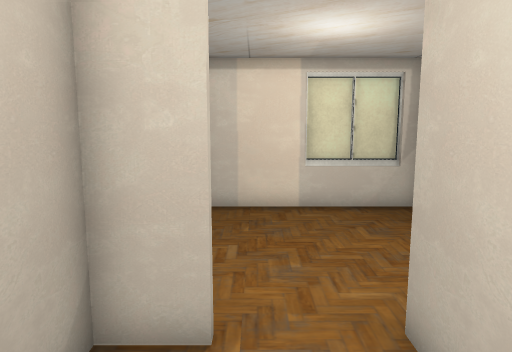
View 1 (above)

17 first-person views from a walk through a scene from a Unity 3-D project. The camera is 1.3 m above the floor, tilts 8° down and sees 70° across. The floor is counted in squares, 0.5 m on a side. Each view is taken from the middle of a square. On the plan, view 1 faces up. The plan holds only what a view shows up to about 20 squares ahead; the rest is blank. The place goes on beyond the plan. The player is left out. Some animated figures are left out. Door leaves are left out, so doorways stand open. Some surface patterns are stand-ins.

View 2
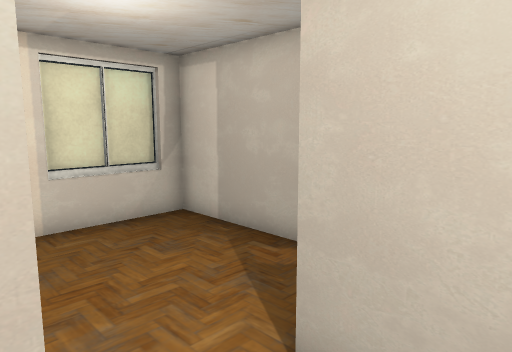

View 3
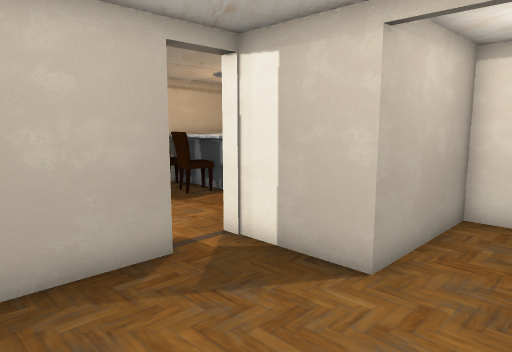

View 4
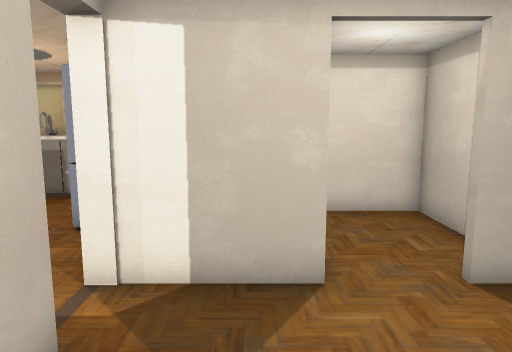

View 5
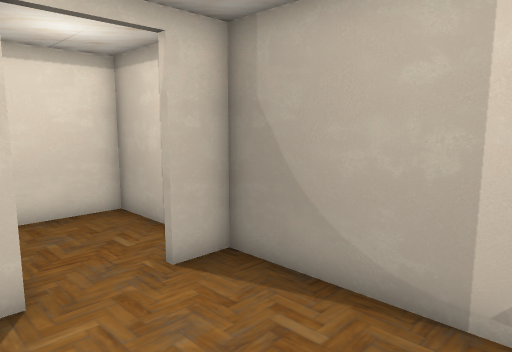

View 6
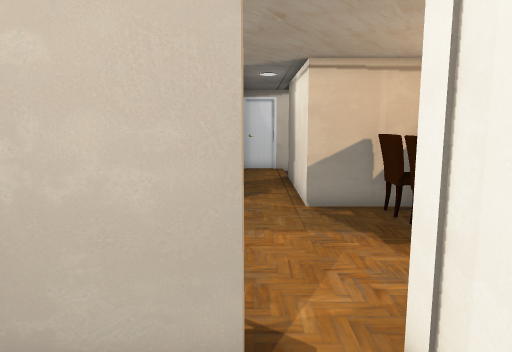

View 7
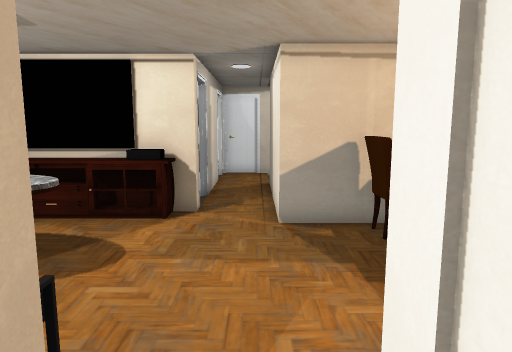

View 8
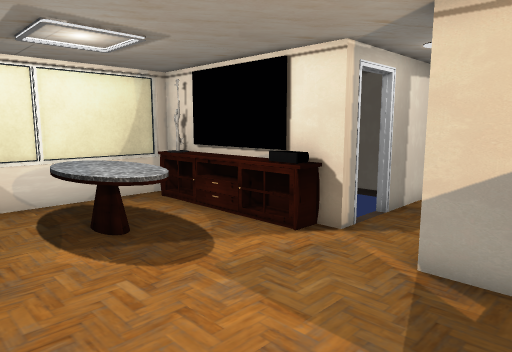

View 9
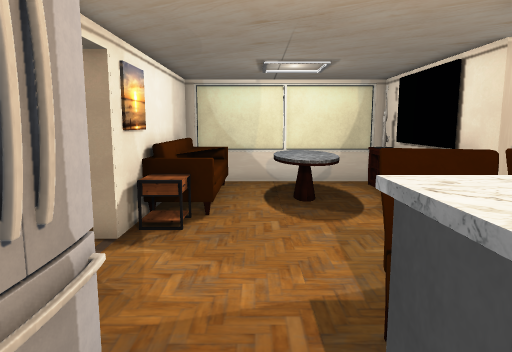

View 10
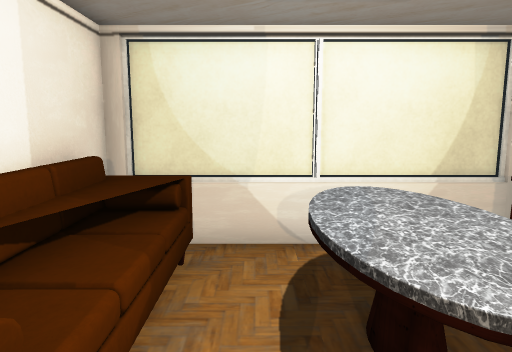

View 11
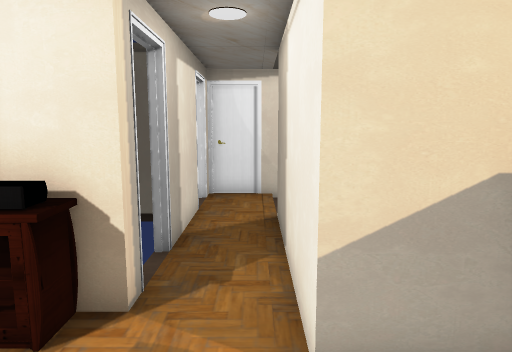

View 12
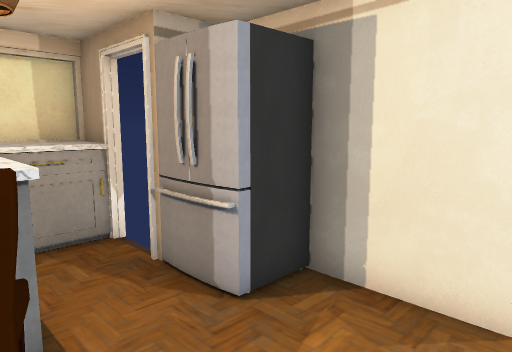

View 13
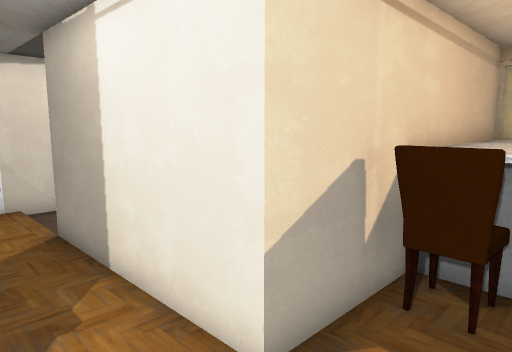

View 14
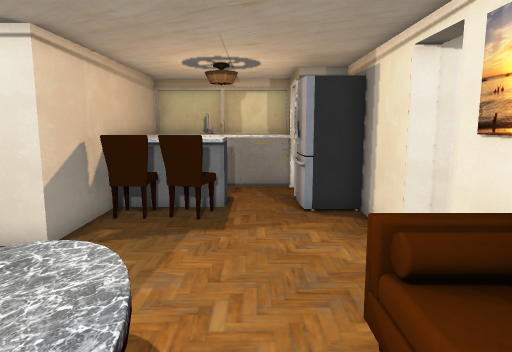

View 15
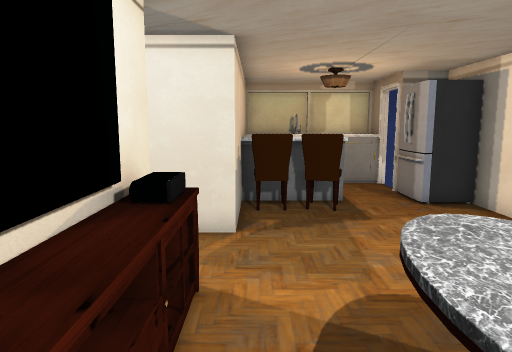

View 16
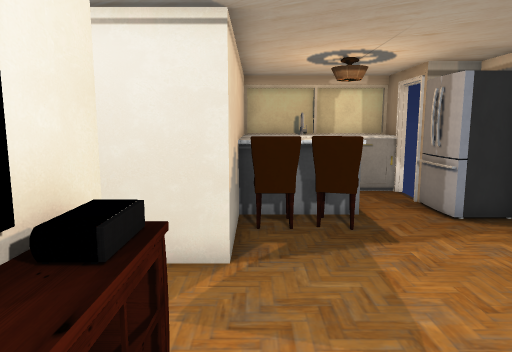

View 17
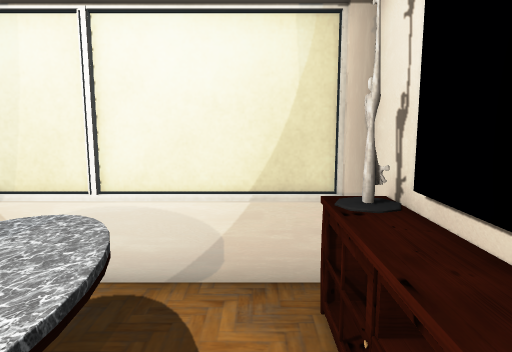

### Floor plan
Key: @ floor where view 1 was taken; # wall or solid block; . floor; D open door; = window, fence, low wall or low ledge.
Columns run from 2 left of view 1 to 24 right of it. Each row starts with its distance up from view 1.
 15          #======#
 14         ##......##
 13          ##.##..##
 12  ##########.###.##
 11        ####.###.##
 10  ......####.###.##     #
  9 #......####.##..##     #
  8 #......####.....##     #
  7 #......###......##DD####D##
  6 #......##.................#
  5 #.........................#
  4 ##..#####......########...#
  3 #...#   #......##         #
  2 #...#   #...#=##
  1 #...#   ###.####
  0 #.@.#    ##.=##
 -1 #####    ##.####
 -2           D..  #
 -3          D====##
 -4          #######

Positions as (right, up) in squares from view 1, and headings:
1: (0, 0), facing up
2: (-1, 2), facing up-right
3: (-1, 10), facing down-right
4: (3, 10), facing down
5: (3, 10), facing down-left
6: (2, 6), facing right
7: (4, 5), facing right
8: (7, 2), facing up-right
9: (9, -2), facing up
10: (9, 7), facing up
11: (10, 5), facing right
12: (11, 5), facing down-left
13: (11, 7), facing down-right
14: (9, 12), facing down
15: (13, 13), facing down
16: (13, 11), facing down
17: (13, 9), facing up
